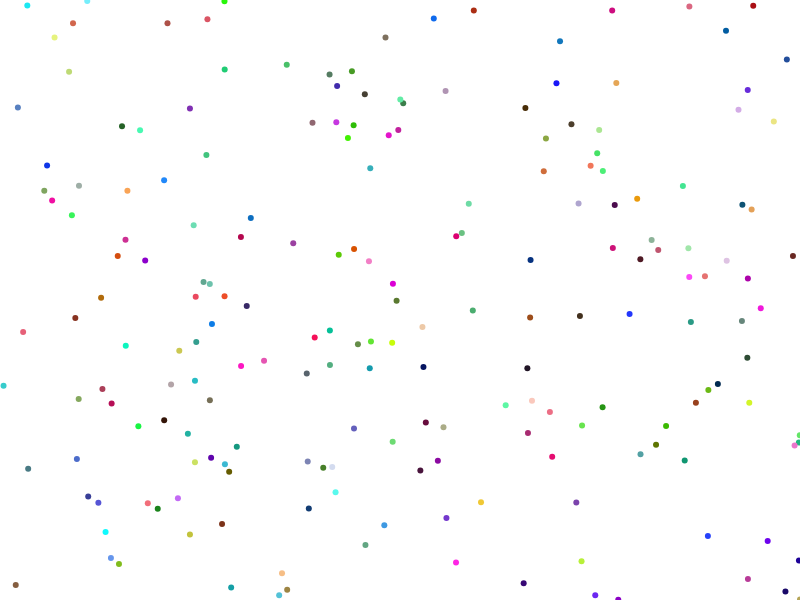
Frame 1 (no input)
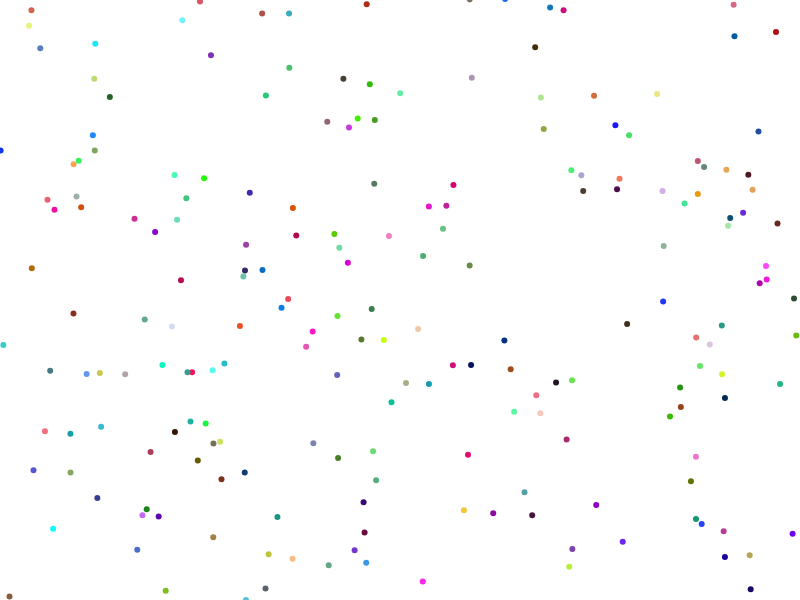
Frame 60 (no input)
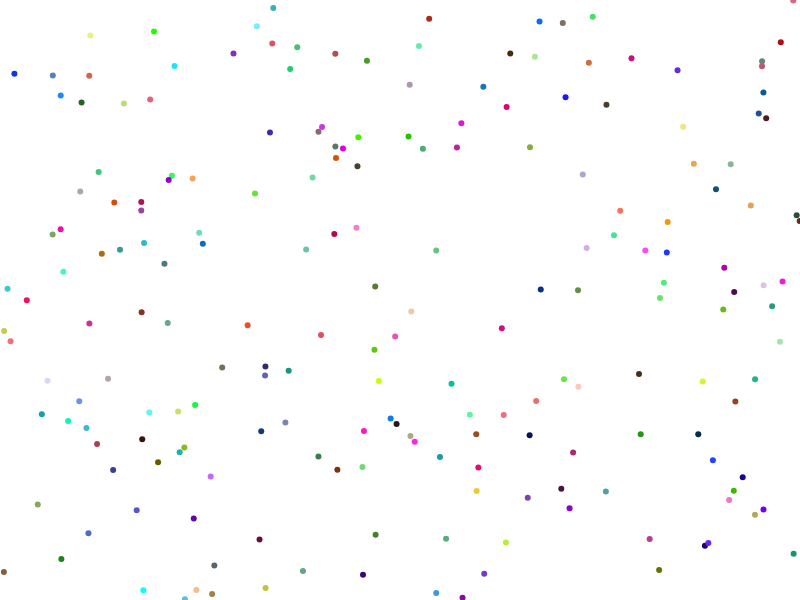
Frame 120 (the mouse pressed at the canvas centre since frame 60)

The p5.js sketch that drew these frames (run headless with seeded random() and noise() and a simulated clock; from frame 60 on, the mouse is pressed at the canvas centre):

// p5.js sketch
// ── sketch.js
let w = [];
let num = 200;

function setup() {
  createCanvas(displayWidth, displayHeight);
  for (let i = 0; i < num; i++) {
    w.push(new Wanderer());
  }
  noStroke();
}

function draw() {
  background(255);
  for (let i = 0; i < w.length; i++) {
    w[i].paint();
    w[i].wander();
  }
}


class Wanderer {
  constructor() {
    this.x = random(width);
    this.y = random(height);
    this.a = random(TWO_PI);
    this.seed = round(random(-9999999, 9999999));
    this.speed = random(2, 4);
    this.fillColor = randomColor();
  }

  wander() {
    this.x += cos(this.a) * this.speed;
    this.y += sin(this.a) * this.speed;

    noiseSeed(this.seed);
    this.a += noise(millis() / 900) - 0.5;

    // bounce
    if (this.x < 0 || this.x > width || this.y < 0 || this.y > height) {
      this.a += PI;
    }
  }

  paint() {
    fill(this.fillColor);
    ellipse(this.x, this.y, 6, 6);
  }
}

function randomColor() {
  let r = random(255);
  let g = random(255);
  let b = random(255);
  let c = color(r, g, b);
  return c;
}
